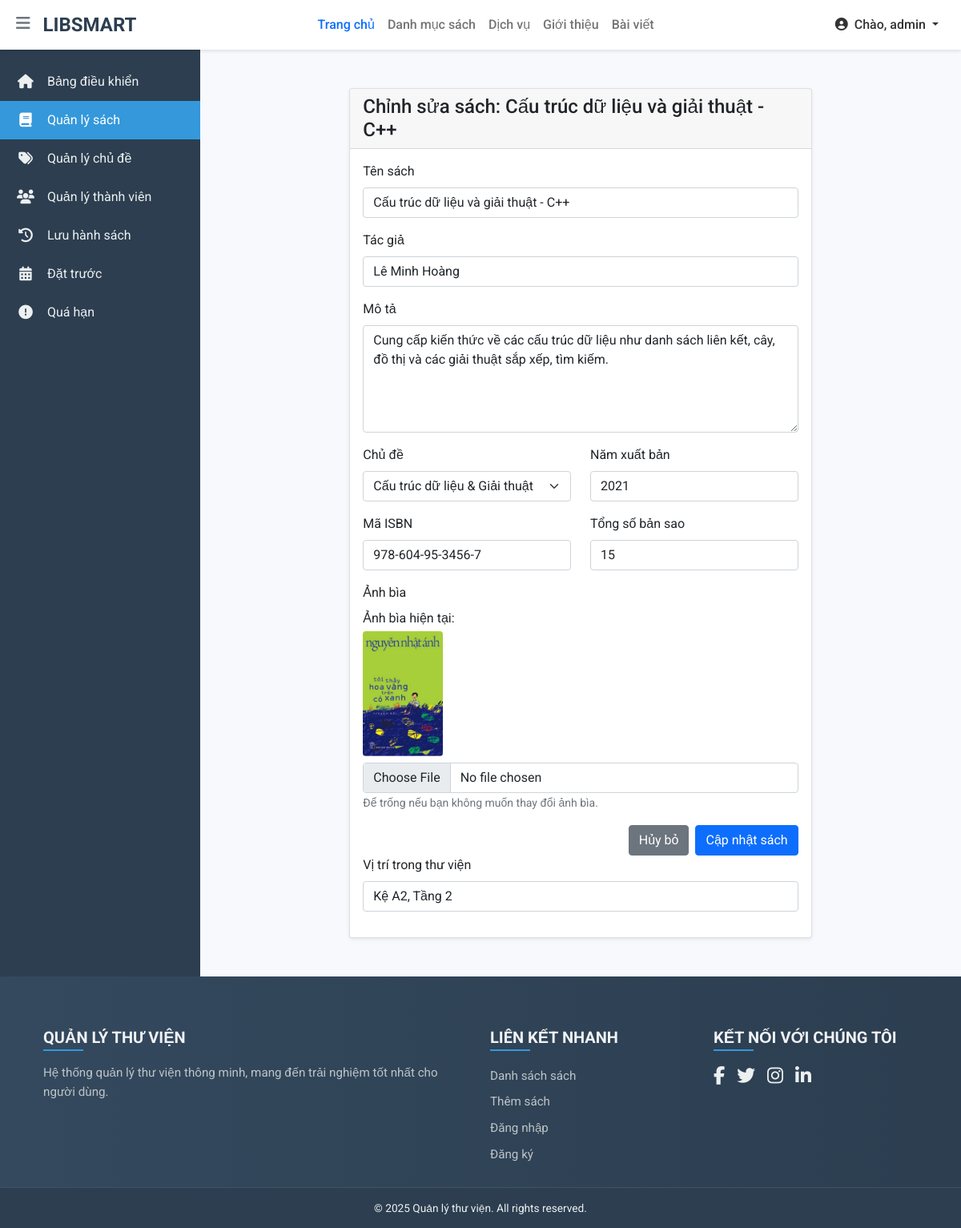
/Book/edit/2 (signed in), run on the app's committed database.
### tables this page shows
CREATE TABLE `books` (
  `id` int(11) NOT NULL AUTO_INCREMENT,
  `name` varchar(255) NOT NULL,
  `description` text,
  `author` varchar(255) DEFAULT NULL,
  `publisher` varchar(255) DEFAULT NULL,
  `publication_year` int(11) DEFAULT NULL,
  `ISBN` varchar(100) DEFAULT NULL,
  `number_of_copies` int(11) NOT NULL DEFAULT 1,
  `available_copies` int(11) NOT NULL DEFAULT 1,
  `location` varchar(255) DEFAULT NULL COMMENT 'Vị trí vật lý của sách trong thư viện',
  `image` varchar(255) DEFAULT NULL,
  `subject_id` int(11) NOT NULL,
  PRIMARY KEY (`id`),
  KEY `fk_books_subjects` (`subject_id`),
  CONSTRAINT `fk_books_subjects` FOREIGN KEY (`subject_id`) REFERENCES `subjects` (`id`) ON DELETE CASCADE
);

### app/controllers/BookController.php (called while the page is built, shortened)
<?php
require_once ROOT_PATH . '/app/models/BookModel.php';
require_once ROOT_PATH . '/app/models/SubjectModel.php';
class BookController
{
    private $bookModel;
    private $subjectModel;
    public function __construct($db)
    {
        $this->db = $db;
        $this->bookModel = new BookModel($this->db);
        $this->subjectModel = new SubjectModel($this->db);
    }
    public function edit($id)
    {
        $book = $this->bookModel->getBookById($id);
        $allSubjects = $this->subjectModel->getSubjects();
        $subjectsByParent = [];
        foreach ($allSubjects as $sub) {
            $parentId = $sub->parent_id ?? 0;
            $subjectsByParent[$parentId][] = $sub;
        }
        $data = [
            'book' => $book,
            'subjectsByParent' => $subjectsByParent,
            'allSubjects' => $allSubjects
        ];
        include ROOT_PATH . '/app/views/book/edit.php';
        include ROOT_PATH . '/app/views/shares/admin_layout.php';
    }
}

### app/models/BookModel.php (called while the page is built, shortened)
<?php
class BookModel
{
    private $conn;
    private $table_name = "books";
    public function __construct($db)
    {
        $this->conn = $db;
    }
    public function getBookById($id)
    {
        $query = "SELECT b.*, s.name as subject_name
                  FROM " . $this->table_name . " b
                  LEFT JOIN subjects s ON b.subject_id = s.id
                  WHERE b.id = :id";
        $stmt = $this->conn->prepare($query);
        $stmt->bindParam(':id', $id, PDO::PARAM_INT);
        $stmt->execute();
        return $stmt->fetch(PDO::FETCH_OBJ);
    }
}

### app/models/SubjectModel.php (called while the page is built, shortened)
<?php
class SubjectModel
{
    private $conn;
    private $table_name = "subjects";
    public function __construct($db)
    {
        $this->conn = $db;
    }
    public function getSubjects()
    {
        $sql = "SELECT s.*, f.name as faculty_name
                FROM " . $this->table_name . " s
                LEFT JOIN faculties f ON s.faculty_id = f.id
                ORDER BY s.name ASC";
        $stmt = $this->conn->prepare($sql);
        $stmt->execute();
        return $stmt->fetchAll(PDO::FETCH_OBJ);
    }
}

### app/views/book/edit.php (the view, shortened to what this page needs)
<?php
$book = $data['book'] ?? null;
$subjectsByParent = $data['subjectsByParent'] ?? [];
$old_data = $_SESSION['POST_data'] ?? [];
function renderSubjectOptions($subjects, $parentId = 0, $level = 0, $selectedId = null) {
    if (!isset($subjects[$parentId])) return;
    foreach ($subjects[$parentId] as $subject) {
        $indent = str_repeat('-- ', $level);
        $isSelected = ($selectedId == $subject->id) ? 'selected' : '';
        echo "<option value='{$subject->id}' {$isSelected}>{$indent}" . htmlspecialchars($subject->name) . "</option>";
    }
}
?>
<div class="container my-4">
    <div class="row justify-content-center">
        <div class="col-lg-8">
            <div class="card shadow-sm">
                <div class="card-header">
                    <h2 class="h4 mb-0">Chỉnh sửa sách: <?= htmlspecialchars($book->name) ?></h2>
                </div>
                <div class="card-body">
                    <form action="/book/update" method="POST" enctype="multipart/form-data">
                        <div class="mb-3">
                            <label for="name" class="form-label">Tên sách</label>
                            <input type="text" class="form-control" id="name" name="name" value="<?= htmlspecialchars($old_data['name'] ?? $book->name) ?>" required>
                        </div>
                        <div class="mb-3">
                            <label for="author" class="form-label">Tác giả</label>
                            <input type="text" class="form-control" id="author" name="author" value="<?= htmlspecialchars($old_data['author'] ?? $book->author) ?>" required>
                        </div>
                        <div class="mb-3">
                            <label for="description" class="form-label">Mô tả</label>
                            <textarea class="form-control" id="description" name="description" rows="5"><?= htmlspecialchars($old_data['description'] ?? $book->description) ?></textarea>
                        </div>
                        <div class="row">
                            <div class="col-md-6 mb-3">
                                <label for="subject_id" class="form-label">Chủ đề</label>
                                <select class="form-select" id="subject_id" name="subject_id" required>
                                    <?php renderSubjectOptions($subjectsByParent, 0, 0, $old_data['subject_id'] ?? $book->subject_id); ?>
                                </select>
                            </div>
                            <div class="col-md-6 mb-3">
                                <label for="publication_year" class="form-label">Năm xuất bản</label>
                                <input type="number" class="form-control" id="publication_year" name="publication_year" value="<?= htmlspecialchars($old_data['publication_year'] ?? $book->publication_year) ?>" required>
                            </div>
                        </div>
                        <div class="row">
                            <div class="col-md-6 mb-3">
                                <label for="ISBN" class="form-label">Mã ISBN</label>
                                <input type="text" class="form-control" id="ISBN" name="ISBN" value="<?= htmlspecialchars($old_data['ISBN'] ?? $book->ISBN) ?>">
                            </div>
                            <div class="col-md-6 mb-3">
                                <label for="number_of_copies" class="form-label">Tổng số bản sao</label>
                                <input type="number" class="form-control" id="number_of_copies" name="number_of_copies" value="<?= htmlspecialchars($old_data['number_of_copies'] ?? $book->number_of_copies) ?>" required>
                            </div>
                        </div>
                        <div class="mb-3">
                            <label for="image" class="form-label">Ảnh bìa</label>
                            <div class="mb-2">
                                <p class="mb-1">Ảnh bìa hiện tại:</p>
                                <img src="/<?= htmlspecialchars($book->image ?? 'uploads/default-book.jpg') ?>" alt="Ảnh bìa hiện tại" style="max-width: 100px; height: auto; border-radius: 4px;">
                            </div>
                            <input type="file" class="form-control" id="image" name="image">
                            <small class="form-text text-muted">Để trống nếu bạn không muốn thay đổi ảnh bìa.</small>
                        </div>
                        <div class="d-flex justify-content-end">
                            <a href="/Book/list" class="btn btn-secondary me-2">Hủy bỏ</a>
                            <button type="submit" class="btn btn-primary">Cập nhật sách</button>
                        </div>
                        <div class="mb-3">
                            <label for="location" class="form-label">Vị trí trong thư viện</label>
                            <input type="text" class="form-control" id="location" name="location" placeholder="Ví dụ: Kệ A3, Tầng 2" value="<?= htmlspecialchars($book->location ?? '') ?>">
                        </div>
                    </form>
                </div>
            </div>
        </div>
    </div>
</div>

### app/views/shares/header.php (style rules this page uses)
body { font-family: 'Roboto', sans-serif; background-color: #f8f9fa; }

### app/views/shares/footer.php (style rules this page uses)
body { display: flex; flex-direction: column; min-height: 100vh; }
.container { flex: 1; }

### app/views/shares/admin_layout.php (style rules this page uses)
body { overflow-x: hidden; }

### data on the page
books: name "Cấu trúc dữ liệu và giải thuật - C++", author "Lê Minh Hoàng", description "Cung cấp kiến thức về các cấu trúc dữ liệu như danh sách liên kết, cây, đồ thị và các giải thuật sắp xếp, tìm kiếm.", publication_year "2021", ISBN "978-604-95-3456-7", number_of_copies "15", image (picture), location "Kệ A2, Tầng 2"

### other printed values
$_SESSION['username'] "admin"
form field subject_id "Cấu trúc dữ liệu & Giải thuật"
